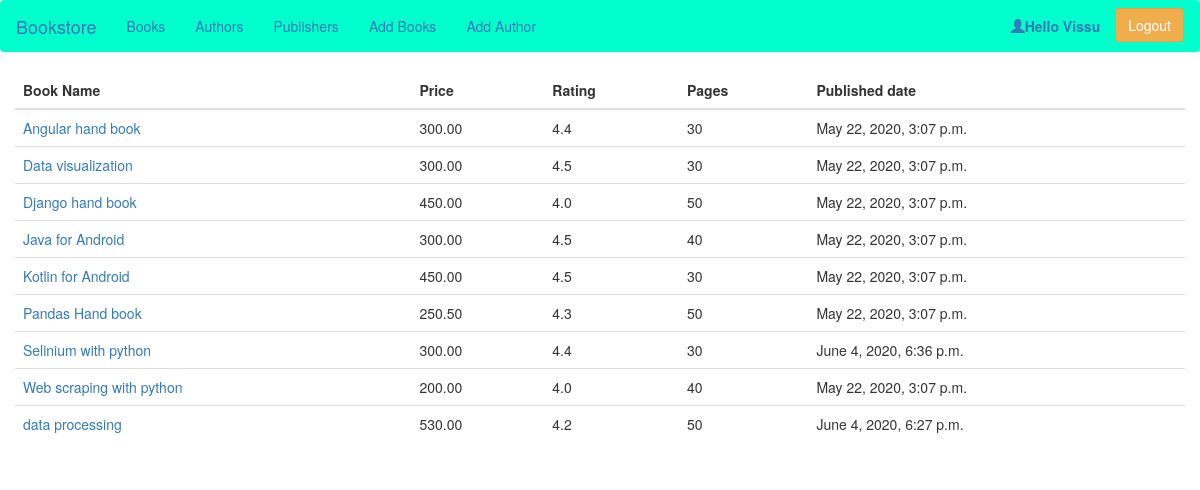
The app's page /bookstore/books/ (signed in) with its own data.
### Bookstore/models.py (models this page shows, shortened)
class Book(models.Model):
    author = models.ManyToManyField(Author, verbose_name='author name', help_text = 'press ctl and select more authors')
    publisher = models.ForeignKey(Publisher, on_delete=models.CASCADE, verbose_name='publisher name')
    name = models.CharField(max_length=50, blank=False, null=False, verbose_name='book name')
    pages = models.IntegerField(verbose_name='number of pages')
    price = models.DecimalField(max_digits=30, decimal_places=2, verbose_name='price')
    rating = models.FloatField(verbose_name='rating')
    pubdate = models.DateTimeField(default = datetime.now(), verbose_name='published date')
    class Meta:
        ordering = ['name']
        verbose_name_plural = 'Book'
        db_table = 'book_detail'
    def get_absolute_url(self):
        return reverse('books-name', kwargs={"bookname":self.name})    # key name should be same as in the url argument

### Bookstore/views.py (the view)
# urls.py: path('books/', views.listbooks, name='books-list'),
@require_GET
@gzip_page
@vary_on_headers('User-Agent', 'Cookie')
@login_required(login_url = 'signin-path', redirect_field_name='next')
def listbooks(request):
    print(request.session.items())   # dict_items([('_auth_user_backend', 'django.contrib.auth.backends.ModelBackend'), ('_auth_user_hash', 'b72b4f84336ad481ec23917e4e696f3911564a86'), ('_auth_user_id', '1')])
    print(request.session.keys())    # dict_keys(['_auth_user_id', '_auth_user_backend', '_auth_user_hash'])
    print(request.session['_auth_user_id'])
    print(request.session.get('_auth_user_id'))
    print(request.session.get('_auth_user_data', 'Key not exists'))
    print('Current user: ', request.user)
    if request.session.test_cookie_worked():    # Returns either True or False, depending on whether the user’s browser accepted the test cookie.
        print("Test cookie is worked...")
        request.session.delete_test_cookie()    # Deletes the test cookie.
    QuerySet = Book.objects.all()
    return render(request, 'booklist.html', {'data':QuerySet})

### Bookstore/Templates/booklist.html
{% extends "base.html" %}
{% block content %}
    <div class="table-responsive">
        <table class="table">
            <thead>
                <tr>
                    <th>Book Name</th>
                    <th>Price</th>
                    <th>Rating</th>
                    <th>Pages</th>
                    <th>Published date</th>
                </tr>
            </thead>
            <tbody>
                {% for book in data %}
                <tr>
                    <td><a href="{{ book.get_absolute_url }}">{{ book.name }}</a></td>
                    <td>{{ book.price }}</td>
                    <td>{{ book.rating }}</td>
                    <td>{{ book.pages }}</td>
                    <td>{{ book.pubdate }}</td>
                </tr>
                {% endfor %}
            </tbody>
        </table>
    </div>
{% endblock %}

### Bookstore/Templates/base.html (shortened to what this page needs)
{% load static %}
<!DOCTYPE html>
<html lang="en">
<head>
    <link rel="stylesheet" href="{% static 'cdn/bootstrap-3.3.7/css/bootstrap.min.css'%}">
    <link rel="stylesheet" href="{% static 'css/base.css' %}">
</head>
<body>
    <nav class="navbar navbar-light" style="background-color: #00FFCC;">
      <div class="container-fluid">
        <div class="navbar-header">
          <a class="navbar-brand" href="{% url 'home-page'%}">Bookstore</a>
        </div>
        <ul class="nav navbar-nav">
          <li class="nav-item"><a class="nav-link" href="{% url 'books-list'%}">Books</a></li>
          <li class="nav-item"><a class="nav-link" href="{% url 'authors-list'%}">Authors</a></li>
          <li class="nav-item"><a class="nav-link" href="{% url 'publishers-list'%}">Publishers</a></li>
          <li class="nav-item"><a class="nav-link" href="{% url 'add-book' %}">Add Books</a></li>
          <li class="nav-item"><a class="nav-link" href="{% url 'add-author' %}">Add Author</a></li>
        </ul>
        {% if not request.user.is_authenticated %}
        <ul class="nav navbar-nav navbar-right">
          <a class="btn btn-info" id="signupbtn" href="{%url 'signup-path'%}">Register</a>
          <a class="btn btn-success" id="loginbtn" href="{%url 'signin-path'%}">LogIn</a>
          <!-- <li class="nav-item"><a class="btn btn-info" href="{%url 'signup-path'%}">SignUp</a></button></li>
          <li class="nav-item"><button class="btn btn-success navbar-btn" id="loginbtn" type="button"><a class="nav-link" href="{% url 'signin-path'%}">SignIn</a></button></li> -->
        </ul>
        {% else %}
        <ul class="nav navbar-nav navbar-right">
          <li><a href="#"><span class="glyphicon glyphicon-user"></span><strong>Hello {{ request.user }}</strong></a></li>
          <a class="btn btn-warning" id="logoutbtn" href="{%url 'signout-path'%}">Logout</a>
        </ul>
        {% endif %}
      </div>
    </nav>
  <div class="container-fluid">
    {% block content %}
    {% endblock %}
  </div>
</body>
</html>

### Bookstore/static/css/base.css (style rules this page uses)
#logoutbtn { margin-right: 15px; margin-top: 7px; }

### records on screen
Book: name "Angular hand book", price "300.00", rating "4.4", pages "30", pubdate "May 22, 2020, 3:07 p.m."
Book: name "Data visualization", price "300.00", rating "4.5", pages "30", pubdate "May 22, 2020, 3:07 p.m."
Book: name "Django hand book", price "450.00", rating "4.0", pages "50", pubdate "May 22, 2020, 3:07 p.m."
Book: name "Java for Android", price "300.00", rating "4.5", pages "40", pubdate "May 22, 2020, 3:07 p.m."
Book: name "Kotlin for Android", price "450.00", rating "4.5", pages "30", pubdate "May 22, 2020, 3:07 p.m."
Book: name "Pandas Hand book", price "250.50", rating "4.3", pages "50", pubdate "May 22, 2020, 3:07 p.m."
Book: name "Selinium with python", price "300.00", rating "4.4", pages "30", pubdate "June 4, 2020, 6:36 p.m."
Book: name "Web scraping with python", price "200.00", rating "4.0", pages "40", pubdate "May 22, 2020, 3:07 p.m."
Book: name "data processing", price "530.00", rating "4.2", pages "50", pubdate "June 4, 2020, 6:27 p.m."

### other values on screen
{{ request.user }} "Vissu"
